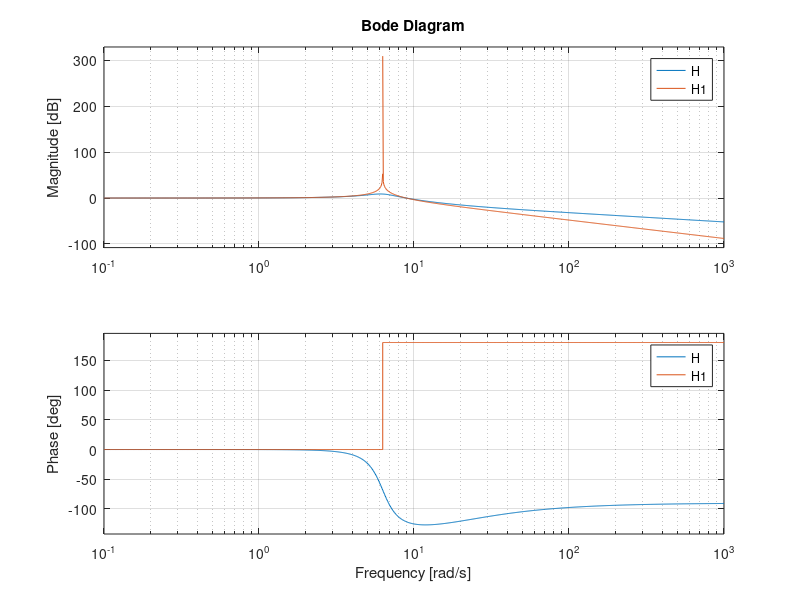
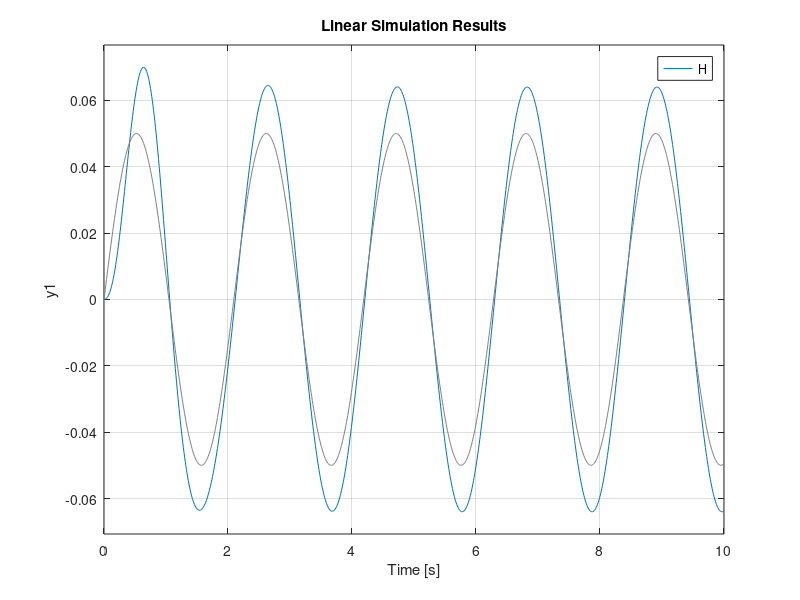
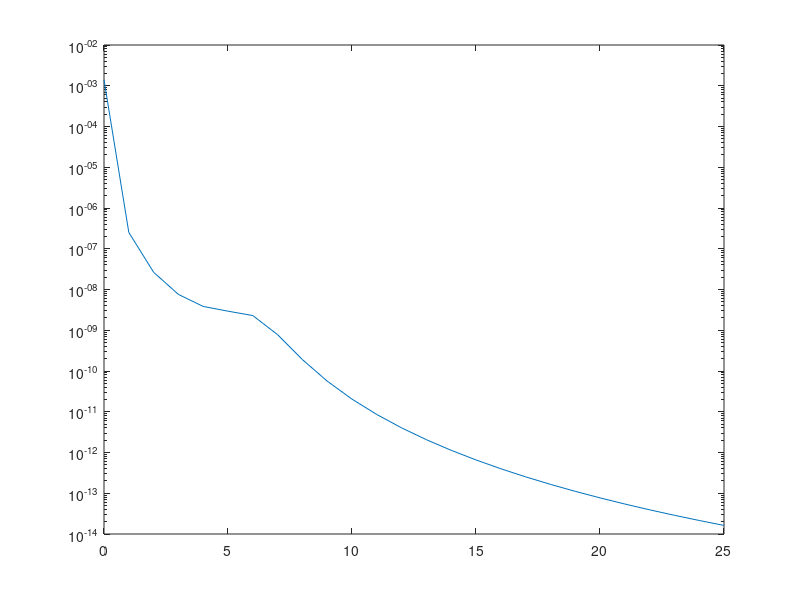

Source code (MATLAB) for these figures, in order:
%%TASK 1.1
m_p = 0.16; %kg
k_p = 6.32; %N/m
c_p = 0.4; %Ns/m, 0.4 originally
c_p1 = 0;

w_n = sqrt(k_p/m_p);
zeta = c_p/(2*sqrt(k_p*m_p));
zeta1 = c_p1/(2*sqrt(k_p*m_p));
%%TASK 1.3
H = tf([0,2*zeta*w_n,w_n^2],[1,2*zeta*w_n,w_n^2]);
H1 = tf([0,2*zeta1*w_n,w_n^2],[1,2*zeta1*w_n,w_n^2]);
% fr= 0:0.01:100;
% [mag,phase,wout] = bode(H1,fr);
bode(H,H1);


%% task 1.3
%% sine excitation
t = 0:0.01:10;
excitation_sin = 0.05*sin(3*t);

% figure()
% plot(t,excitation_sin)

figure()
lsim(H,excitation_sin,t) % sine excitation
 %% Impulse
stepinput = 0.05*ones([1 length(t)]);
for i = 101:length(t)
   stepinput(i) = 0; 
end

figure()
lsim(H,stepinput,t) % impulse excitation

 %%PSD
w = 0:25;
PSD = (4.028e-7)./((2.88e-4)+(0.68*w.^2)+w.^4);
Hfreqdomain = freqresp(H,w);
H = abs(Hfreqdomain(:))';
PSD = H.^2.*PSD;

semilogy(w,PSD)


%[timeseries, time] = TimeseriesFromPSD(PSD, 10, 10);
%plot(time,timeseries)

% figure()
%lsim(H,PSD,..)

% clear zeta
% 
% c_p = 5;
% zeta= c_p/2*sqrt(k_p*m_p);


